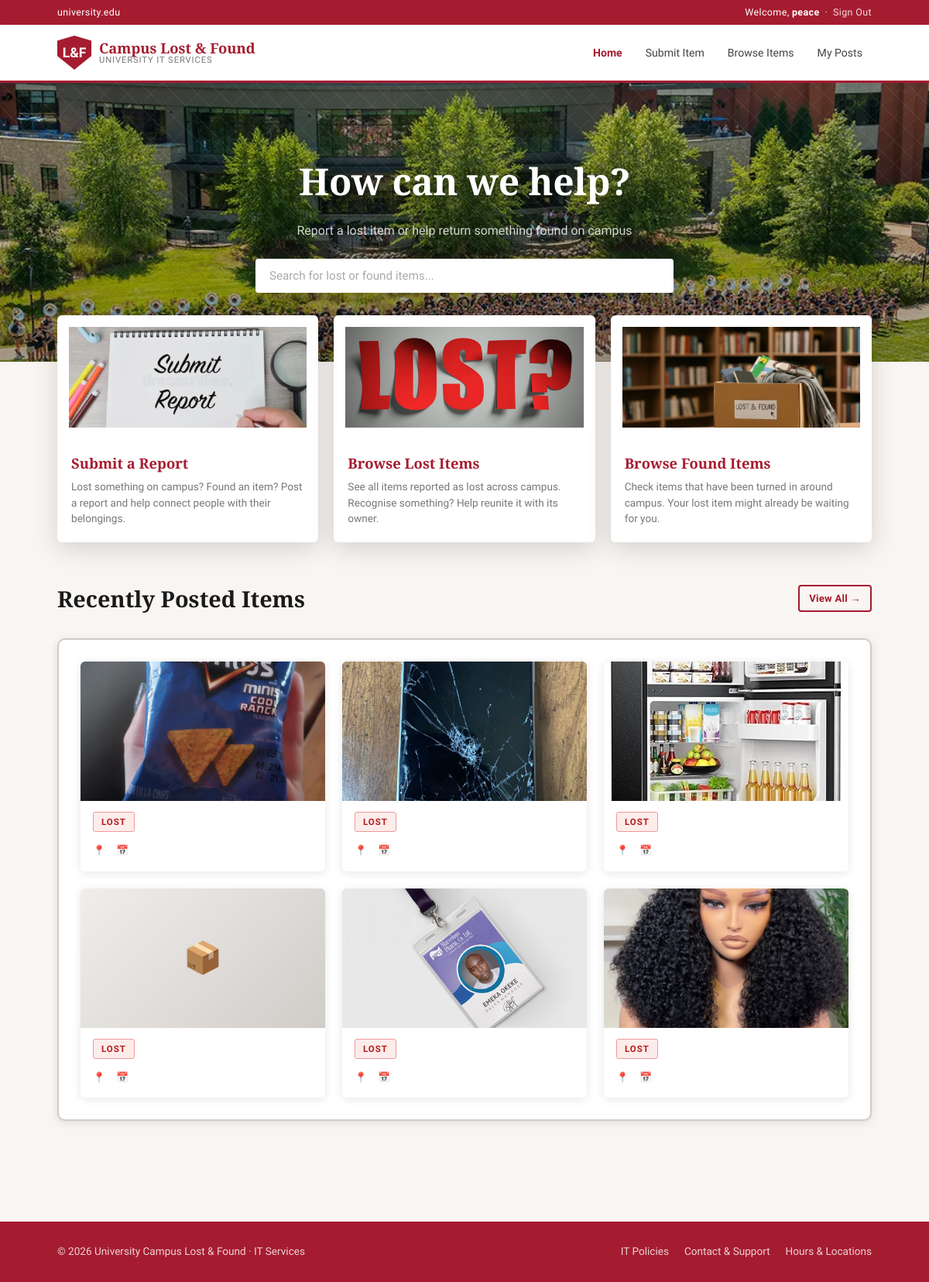
Screenshot of / (signed in) with the database file from the repository.
### core/models.py (models this page shows, shortened)
class Item(models.Model):
    STATUS_CHOICES = (
        ('Lost', 'Lost'),
        ('Found', 'Found'),
        ('Claimed', 'Claimed'),
    )
    CATEGORY_CHOICES = (
        ('Phone', 'Phone'),
        ('Laptop', 'Laptop'),
        ('Bag', 'Bag'),
        ('ID Card', 'ID Card'),
        ('Keys', 'Keys'),
        ('Other', 'Other'),
    )
    user = models.ForeignKey(User, on_delete=models.CASCADE, related_name='items', null=True, blank=True)
    item = models.CharField(max_length=200)
    description = models.TextField()
    category = models.CharField(max_length=100, choices=CATEGORY_CHOICES)
    image = models.ImageField(upload_to='items/', blank=True, null=True)
    date_lost = models.DateField()
    owner_name = models.CharField(max_length=150)
    email = models.EmailField(blank=True, null=True)
    phone_number = models.CharField(max_length=20, blank=True, null=True)
    status = models.CharField(
        max_length=10,
        choices=STATUS_CHOICES,
        default='Lost'
    )
    created_at = models.DateTimeField(auto_now_add=True)
    updated_at = models.DateTimeField(auto_now=True)
    class Meta:
        ordering = ['-created_at']

### core/views.py (the view)
# urls.py: path('', index, name = "home-page"),
def index(request):
    items = Item.objects.filter(status='Lost')[:6]
    return render(request, 'index.html', {'items': items})

### templates/index.html (shortened to what this page needs)
{% extends "base.html" %}
{% load static %}
{% block content %}
<section class="hero" style="background-image: url('{% static 'images/hero_image.webp' %}');">
  <div class="hero-bg-pattern"></div>
  <div class="hero-overlay"></div>
  <div class="hero-content">
    <h1>How can we help?</h1>
    <p>Report a lost item or help return something found on campus</p>
    <form class="search-bar" method="GET" action="{% url 'all-items' %}">
      <input type="text" name="q" placeholder="Search for lost or found items...">
    </form>
  </div>
</section>
<section class="features container">
  <a href="{% url 'submit-item' %}" class="feature-card" style="text-decoration:none;">
    <img src="{% static 'images/submit_report.webp' %}" style="padding: 15px;" alt="Submit Item"
      onerror="this.style.background='#eee';this.removeAttribute('src')">
    <div class="feature-card-body">
      <h3>Submit a Report</h3>
      <p>Lost something on campus? Found an item? Post a report and help connect people with their belongings.</p>
    </div>
  </a>
  <a href="{% url 'all-items' %}?status=LOST" class="feature-card" style="text-decoration:none;">
    <img src="{% static 'images/lost_items.jpg' %}" style="padding: 15px;" alt="Browse Lost Items"
      onerror="this.style.background='#eee';this.removeAttribute('src')">
    <div class="feature-card-body">
      <h3>Browse Lost Items</h3>
      <p>See all items reported as lost across campus. Recognise something? Help reunite it with its owner.</p>
    </div>
  </a>
  <a href="{% url 'all-items' %}?status=FOUND" class="feature-card" style="text-decoration:none;">
    <img src="{% static 'images/found_items.jpg' %}" style="padding: 15px;" alt="Browse Found Items"
      onerror="this.style.background='#eee';this.removeAttribute('src')">
    <div class="feature-card-body">
      <h3>Browse Found Items</h3>
      <p>Check items that have been turned in around campus. Your lost item might already be waiting for you.</p>
    </div>
  </a>
</section>
{% if user.is_authenticated %}
<section class="items-section">
  <div class="container">
    <div class="items-section-header">
      <h2>Recently Posted Items</h2>
      <a href="{% url 'all-items' %}" class="btn btn-outline btn-sm">View All →</a>
    </div>
    {% if items %}
    <div class="items-grid-wrapper">
      <div class="items-grid">
        {% for item in items %}
        <div class="item-card">
          {% if item.image %}
          <img class="item-card-img" src="{{ item.image.url }}" alt="{{ item.title }}">
          {% else %}
          <div class="item-card-img-placeholder">📦</div>
          {% endif %}
          <div class="item-card-body">
            <span class="item-badge badge-{{ item.status|lower }}">{{ item.status }}</span>
            <div class="item-meta">
              <span>📍 {{ item.location }}</span>
              <span>📅 {{ item.date_posted|date:"M d" }}</span>
            </div>
          </div>
        </div>
        {% endfor %}
      </div>
    </div>
    {% endif %}
  </div>
  {% endif %}
</section>
{% endblock content %}

### templates/base.html (shortened to what this page needs)
{% load static %}
<!DOCTYPE html>
<html lang="en">
<head>
  <link rel="stylesheet" href="{% static 'css/style.css' %}">
</head>
<body>
  <div class="top-bar-upper">
    <div class="container">
      <span>university.edu</span>
      {% if user.is_authenticated %}
        <span>Welcome, <strong>{{ user.username }}</strong> &nbsp;·&nbsp; <a href="{% url 'sign-out' %}">Sign Out</a></span>
      {% else %}
        <span>Please log in to see more relevant content &nbsp;
          <button class="login-btn-small" onclick="window.location='{% url 'sign-in' %}'">Login</button>
        </span>
      {% endif %}
    </div>
  </div>
  <header class="top-bar">
    <div class="container">
      <a href="{% url 'home-page' %}" class="logo">
        <div class="logo-shield">L&F</div>
        <div class="logo-text">
          <span class="logo-name">Campus Lost & Found</span>
          <span class="logo-sub">University IT Services</span>
        </div>
      </a>
      <nav class="main-nav">
        <a href="{% url 'home-page' %}" class="{% if request.resolver_match.url_name == 'home-page' %}active{% endif %}">Home</a>
        <a href="{% url 'submit-item' %}" class="{% if request.resolver_match.url_name == 'submit-item' %}active{% endif %}">Submit Item</a>
        <a href="{% url 'all-items' %}" class="{% if request.resolver_match.url_name == 'all-items' %}active{% endif %}">Browse Items</a>
        {% if user.is_authenticated %}
          <a href="{% url 'my-posts' %}" class="{% if request.resolver_match.url_name == 'my-posts' %}active{% endif %}">My Posts</a>
        {% endif %}
      </nav>
    </div>
  </header>
  {% block content %}{% endblock %}
  <footer>
    <div class="container">
      <p>© {% now "Y" %} University Campus Lost & Found · IT Services</p>
      <div class="footer-links">
        <a href="#">IT Policies</a>
        <a href="#">Contact & Support</a>
        <a href="#">Hours & Locations</a>
      </div>
    </div>
  </footer>
</body>
</html>

### rows the page displays
Item: image (picture), status "LOST"
Item: image (picture), status "LOST"
Item: image (picture), status "LOST"
Item: status "LOST"
Item: image (picture), status "LOST"
Item: image (picture), status "LOST"

### other values shown
{{ user.username }} "peace"
